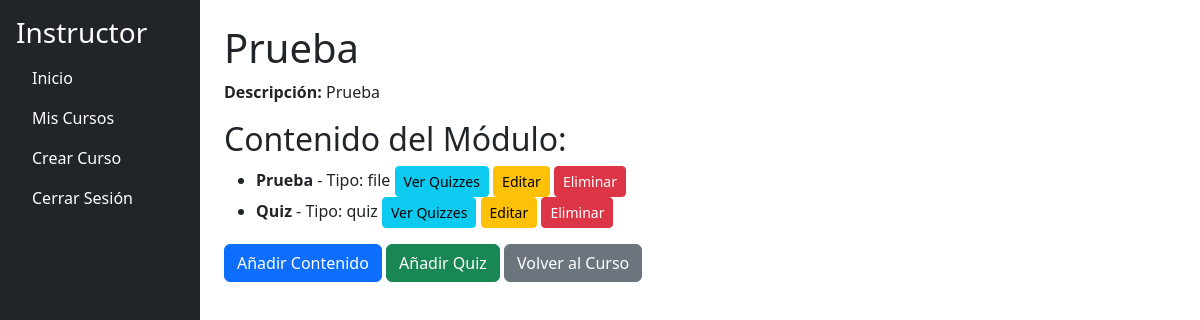
/instructor/module/5 (signed in), run on the app's committed database.
### models.py (models this page shows, shortened)
class Module(db.Model):
    __tablename__ = 'modules'
    id = db.Column(db.Integer, primary_key=True)
    title = db.Column(db.String(200), nullable=False)
    description = db.Column(db.String(500), nullable=False)
    order = db.Column(db.Integer, nullable=False)
    course_id = db.Column(db.Integer, db.ForeignKey('courses.id'), nullable=False)
    content_items = db.relationship('ContentItem', back_populates='module', lazy=True, cascade='all, delete-orphan')
    course = db.relationship('Course', back_populates='modules')
    def get_content_items_sorted(self):
        return sorted(self.content_items, key=lambda x: x.order)

class ContentItem(db.Model):
    __tablename__ = 'content_items'
    id = db.Column(db.Integer, primary_key=True)
    title = db.Column(db.String(100), nullable=False)
    type = db.Column(db.String(50), nullable=False)  # "text", "video", "file", "quiz"
    content = db.Column(db.Text, nullable=True)
    file_path = db.Column(db.String(255), nullable=True)
    order = db.Column(db.Integer, nullable=False)
    module_id = db.Column(db.Integer, db.ForeignKey('modules.id'), nullable=False)
    questions = db.relationship('QuizQuestion', backref='content_item', cascade='all, delete-orphan', lazy=True)
    module = db.relationship('Module', back_populates='content_items')

### app.py (the view)
@app.route('/instructor/module/<int:module_id>', methods=['GET'])
@login_required
@role_required('instructor')
def module_details(module_id):
    module = Module.query.get_or_404(module_id)
    if module.course.instructor_id != current_user.id:
        flash('No tienes permiso para acceder a este módulo.', 'danger')
        return redirect(url_for('instructor_dashboard'))
    return render_template('instructor/module_details.html', module=module)

### app.py (called while the page is built)
@login_manager.user_loader
def load_user(user_id):
    return User.query.get(int(user_id))

def role_required(role):
    def decorator(f):
        @wraps(f)
        def decorated_function(*args, **kwargs):
            if not current_user.is_authenticated or current_user.role.name != role:
                abort(403)
            return f(*args, **kwargs)
        return decorated_function
    return decorator

### app/templates/instructor/module_details.html
{% extends "instructor/instructor_dashboard.html" %}
{% block content %}
<h1>{{ module.title }}</h1>
<p><strong>Descripción:</strong> {{ module.description }}</p>
<h2>Contenido del Módulo:</h2>
<ul>
    {% for content in module.get_content_items_sorted() %}
        <li>
            <strong>{{ content.title }}</strong> - Tipo: {{ content.type }}
            <a href="{{ url_for('list_quizzes', module_id=module.id) }}" class="btn btn-info btn-sm">Ver Quizzes</a>
            <a href="{{ url_for('edit_content', content_id=content.id) }}" class="btn btn-warning btn-sm">Editar</a>
            <form method="POST" action="{{ url_for('delete_content', content_id=content.id) }}" style="display:inline;">
                <button type="submit" class="btn btn-danger btn-sm">Eliminar</button>
            </form>
        </li>
    {% else %}
        <p>No hay contenido en este módulo.</p>
    {% endfor %}
</ul>
<a href="{{ url_for('new_content', module_id=module.id) }}" class="btn btn-primary">Añadir Contenido</a>
<a href="{{ url_for('new_quiz', module_id=module.id) }}" class="btn btn-success">Añadir Quiz</a>
<a href="{{ url_for('course_details', course_id=module.course_id) }}" class="btn btn-secondary">Volver al Curso</a>
{% endblock %}

### data on the page
Module: title "Prueba", description "Prueba"
ContentItem: title "Prueba", type "file"
ContentItem: title "Quiz", type "quiz"
